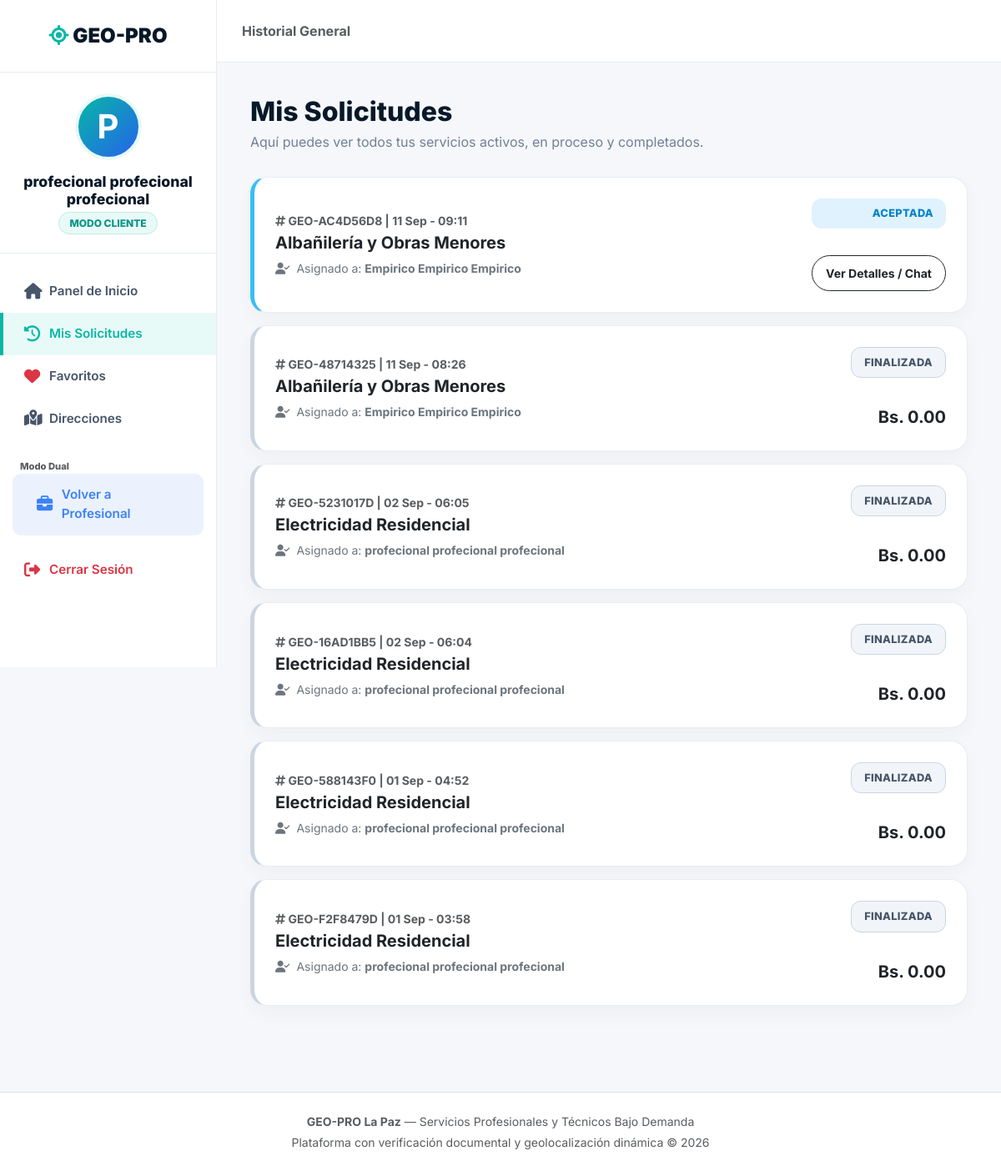
Page /public/cliente/historial (signed in) on the committed database.
### tables this page shows
CREATE TABLE `solicitudes_servicio` (
  `id_solicitud` int(11) NOT NULL,
  `codigo_seguimiento` varchar(20) NOT NULL,
  `id_cliente` int(11) NOT NULL,
  `id_profesional` int(11) NOT NULL,
  `descripcion_problema` text NOT NULL,
  `direccion_servicio` varchar(255) NOT NULL,
  `macrodistrito` enum('ZONA_SUR','SOPOCACHI','CENTRO','MIRAFLORES','SAN_PEDRO','COTAHUMA','PERIFERICA','EL_ALTO') NOT NULL,
  `zona` varchar(100) NOT NULL,
  `latitud_destino` decimal(10,8) NOT NULL,
  `longitud_destino` decimal(11,8) NOT NULL,
  `estado_servicio` enum('PENDIENTE','ACEPTADA','EN_CAMINO','EN_PROCESO','FINALIZADA','CANCELADA') NOT NULL DEFAULT 'PENDIENTE',
  `precio_acordado` decimal(10,2) DEFAULT NULL,
  `tiempo_estimado_llegada_min` int(11) DEFAULT NULL,
  `motivo_cancelacion` varchar(255) DEFAULT NULL,
  `fecha_solicitud` timestamp NOT NULL DEFAULT current_timestamp(),
  `fecha_inicio_atencion` timestamp NULL DEFAULT NULL,
  `fecha_finalizacion` timestamp NULL DEFAULT NULL
);

CREATE TABLE `categorias` (
  `id_categoria` int(11) NOT NULL,
  `nombre_categoria` varchar(100) NOT NULL,
  `slug` varchar(120) NOT NULL,
  `descripcion` text DEFAULT NULL,
  `tipo_clasificacion` enum('TECNICO','EMPIRICO_OFICIO','AMBOS') NOT NULL DEFAULT 'AMBOS',
  `icono_fa` varchar(50) DEFAULT 'fa-solid fa-wrench',
  `estado` tinyint(1) NOT NULL DEFAULT 1,
  `fecha_creacion` timestamp NOT NULL DEFAULT current_timestamp()
);

CREATE TABLE `usuarios` (
  `id_usuario` int(11) NOT NULL,
  `id_rol` int(11) NOT NULL,
  `nombre` varchar(100) NOT NULL,
  `apellido` varchar(100) NOT NULL,
  `correo` varchar(120) NOT NULL,
  `celular` varchar(20) NOT NULL,
  `password` varchar(255) NOT NULL,
  `foto_perfil` varchar(255) DEFAULT NULL,
  `estado` enum('ACTIVO','INACTIVO','BLOQUEADO') NOT NULL DEFAULT 'ACTIVO',
  `token_recuperacion` varchar(255) DEFAULT NULL,
  `fecha_registro` timestamp NOT NULL DEFAULT current_timestamp()
);

### app/controllers/ClienteController.php (called while the page is built, shortened)
<?php
class ClienteController extends Controller {
    public function historial() {
        $idUsuario = (int) $_SESSION['user_id'];
        $db = Database::getInstance()->getConnection();
        $stmtC = $db->prepare("SELECT id_cliente FROM clientes WHERE id_usuario = :id_usuario");
        $stmtC->execute([':id_usuario' => $idUsuario]);
        $idCliente = $stmtC->fetchColumn();
        $pedidos = [];
        if ($idCliente) {
            $stmtSol = $db->prepare("
                SELECT s.*, c.nombre_categoria, u.nombre as prof_nombre, u.apellido as prof_apellido,
                       COALESCE(vw.promedio_estrellas, 5.0) AS promedio_estrellas
                FROM solicitudes_servicio s
                INNER JOIN profesionales p ON s.id_profesional = p.id_profesional
                INNER JOIN usuarios u ON p.id_usuario = u.id_usuario
                INNER JOIN categorias c ON p.id_categoria = c.id_categoria
                LEFT JOIN vw_metricas_profesionales vw ON p.id_profesional = vw.id_profesional
                WHERE s.id_cliente = :id_cliente
                ORDER BY s.fecha_solicitud DESC
            ");
            $stmtSol->execute([':id_cliente' => $idCliente]);
            $pedidos = $stmtSol->fetchAll(PDO::FETCH_ASSOC);
        }
        $this->view('cliente/historial', [
            'titulo' => 'GEO-PRO | Mis Solicitudes',
            'pedidos' => $pedidos
        ]);
    }
}

### public/index.php (called while the page is built, shortened)
<?php
$app = new Router();
$app->run();

### app/views/cliente/historial.php (the view, shortened to what this page needs)
<?php require_once "../app/views/layouts/header.php"; ?>
<div class="cli-wrapper">
    <aside class="cli-sidebar" id="cliSidebar">
        <div class="sidebar-brand"><i class="fa-solid fa-location-crosshairs" style="color:var(--geo-primary);"></i> GEO-PRO</div>
        <div class="sidebar-profile">
            <div class="sidebar-avatar"><?= strtoupper(substr($_SESSION['user_nombre'] ?? 'C', 0, 1)) ?></div>
            <h6><?= htmlspecialchars($_SESSION['user_nombre'] ?? 'Cliente') ?></h6>
            <span class="role-badge">Modo Cliente</span>
        </div>
        <ul class="sidebar-menu">
            <li><a href="<?= BASE_URL ?>/cliente/dashboard"><i class="fa-solid fa-house"></i> Panel de Inicio</a></li>
            <li><a href="<?= BASE_URL ?>/cliente/historial" class="active"><i class="fa-solid fa-clock-rotate-left"></i> Mis Solicitudes</a></li>
            <li><a href="<?= BASE_URL ?>/cliente/favoritos"><i class="fa-solid fa-heart text-danger"></i> Favoritos</a></li>
            <li><a href="<?= BASE_URL ?>/cliente/perfil"><i class="fa-solid fa-map-location-dot"></i> Direcciones</a></li>
            <?php if(isset($_SESSION['role_id']) && (int)$_SESSION['role_id'] === 3): ?>
                <li class="menu-title mt-4 px-4 text-muted" style="font-size:0.7rem; font-weight:800;">Modo Dual</li>
                <li>
                    <a href="<?= BASE_URL ?>/profesional/dashboard" style="background-color: rgba(59, 130, 246, 0.1); color: #3b82f6; border-radius: 10px; margin: 0 15px;">
                        <i class="fa-solid fa-briefcase"></i> Volver a Profesional
                    </a>
                </li>
            <?php endif; ?>
            <li><a href="<?= BASE_URL ?>/auth/logout" class="text-danger mt-3"><i class="fa-solid fa-right-from-bracket"></i> Cerrar Sesión</a></li>
        </ul>
    </aside>
    <main class="cli-main-content">
        <header class="cli-topbar">
            <div class="fw-bold text-muted">Historial General</div>
        </header>
        <div class="dashboard-content">
            <h2 class="page-title">Mis Solicitudes</h2>
            <p class="page-subtitle">Aquí puedes ver todos tus servicios activos, en proceso y completados.</p>
            <?php if (!empty($pedidos)): ?>
                <?php foreach ($pedidos as $p): ?>
                    <?php
                        $estado = $p['estado_servicio'];
                        $claseEstado = 'estado-finalizada';
                        $bordeIzquierdo = '#cbd5e1';
                        if($estado === 'ACEPTADA') { $claseEstado = 'estado-aceptada'; $bordeIzquierdo = '#38bdf8'; }
                    ?>
                    <div class="pedido-card" style="border-left: 5px solid <?= $bordeIzquierdo ?>;">
                        <div>
                            <div class="text-muted small fw-bold mb-1">
                                <i class="fa-solid fa-hashtag"></i> <?= htmlspecialchars($p['codigo_seguimiento']) ?> | <?= date('d M - H:i', strtotime($p['fecha_solicitud'])) ?>
                            </div>
                            <h5 class="fw-bold text-dark m-0"><?= htmlspecialchars($p['nombre_categoria']) ?></h5>
                            <?php if ($estado !== 'PENDIENTE'): ?>
                                <div class="mt-2 text-secondary small">
                                    <i class="fa-solid fa-user-check me-1"></i> Asignado a: <strong><?= htmlspecialchars($p['prof_nombre'] . ' ' . $p['prof_apellido']) ?></strong>
                                </div>
                            <?php else: ?>
                                <div class="mt-2 text-warning small fw-bold">
                                    <i class="fa-solid fa-spinner fa-spin me-1"></i> Esperando a que un técnico acepte...
                                </div>
                            <?php endif; ?>
                        </div>
                        <div class="text-end">
                            <div class="badge-estado <?= $claseEstado ?> mb-2">
                                <?= str_replace('_', ' ', $estado) ?>
                            </div>
                            <br>
                            <?php if($estado === 'FINALIZADA'): ?>
                                <strong class="text-dark fs-5">Bs. <?= number_format((float)$p['precio_acordado'], 2) ?></strong>
                            <?php else: ?>
                                <a href="<?= BASE_URL ?>/solicitud/detalle/<?= $p['id_solicitud'] ?>" class="btn btn-sm btn-outline-dark fw-bold rounded-pill px-3">
                                    Ver Detalles / Chat
                                </a>
                            <?php endif; ?>
                        </div>
                    </div>
                <?php endforeach; ?>
            <?php endif; ?>
        </div>
    </main>
</div>
<?php require_once "../app/views/layouts/footer.php"; ?>

### public/css/style.css (style rules this page uses)
:root { --geo-primary: #0A192F; --geo-accent: #00BFA6; --geo-accent-hover: #019985; --geo-bg: #F4F7F6; --geo-card: #FFFFFF; --geo-text: #2D3748; }
body { font-family: 'Inter', sans-serif; background-color: var(--geo-bg); color: var(--geo-text); -webkit-font-smoothing: antialiased; }
.btn { border-radius: 12px; font-weight: 600; padding: 10px 20px; transition: all 0.3s ease; }
.badge-estado { padding: 6px 12px; border-radius: 12px; font-size: 0.75rem; font-weight: 600; letter-spacing: 0.3px; }

### app/views/layouts/header.php (style rules this page uses)
:root { --geo-header-dark: #071827; --geo-header-dark-2: #0b2435; --geo-accent: #08c2b1; --geo-accent-dark: #07998d; --geo-header-text: #f8fafc; --geo-header-muted: #9eb0bd; --geo-border: rgba(255,255,255,.09); --geo-dropdown-shadow: 0 25px 70px rgba(3, 15, 27, .18), 0 5px 18px rgba(3, 15, 27, .08); }

### app/views/cliente/historial.php (style rules this page uses)
:root { --geo-dark: #071827; --geo-primary: #08b7a5; --geo-primary-dark: #079486; --geo-primary-soft: #e8faf7; --geo-blue: #2563eb; --geo-text: #172033; --geo-muted: #718096; --geo-bg: #f5f7fa; --geo-border: #e8edf2; }
body { background: var(--geo-bg) !important; color: var(--geo-text); font-family: 'Inter', sans-serif; overflow-x: hidden; margin: 0; }
.cli-wrapper { display: flex; width: 100%; min-height: 100vh; }
.cli-sidebar { width: 260px; background-color: #ffffff; border-right: 1px solid var(--geo-border); position: fixed; top: 0; left: 0; bottom: 0; height: 100vh; z-index: 1000; overflow-y: auto; padding-bottom: 50px; transition: transform 0.3s ease; }
.sidebar-brand { padding: 25px 20px; text-align: center; border-bottom: 1px solid var(--geo-border); color: var(--geo-dark); font-size: 1.5rem; font-weight: 900; }
.sidebar-profile { padding: 25px 20px; text-align: center; border-bottom: 1px solid var(--geo-border); }
.sidebar-avatar { width: 80px; height: 80px; border-radius: 50%; background: linear-gradient(135deg, var(--geo-primary), var(--geo-blue)); color: white; display: flex; align-items: center; justify-content: center; font-size: 2.5rem; font-weight: bold; margin: 0 auto 15px; border: 4px solid var(--geo-primary-soft); }
.sidebar-profile h6 { color: var(--geo-dark); font-weight: 800; margin-bottom: 5px; font-size: 1.1rem; }
.role-badge { background: var(--geo-primary-soft); color: var(--geo-primary-dark); padding: 5px 12px; border-radius: 20px; font-size: 0.75rem; font-weight: 800; text-transform: uppercase; border: 1px solid #c8ebe6; }
.sidebar-menu { padding: 20px 0; list-style: none; margin: 0; }
.sidebar-menu li a { display: flex; align-items: center; padding: 14px 25px; color: #475569; text-decoration: none; font-size: 0.95rem; font-weight: 600; transition: all 0.2s; border-left: 4px solid transparent; }
.sidebar-menu li a i { width: 30px; font-size: 1.2rem; }
.sidebar-menu li a.active { color: var(--geo-primary); background-color: var(--geo-primary-soft); border-left-color: var(--geo-primary); }
.cli-main-content { flex: 1; margin-left: 260px; min-width: 0; display: flex; flex-direction: column; }
.cli-topbar { background-color: #ffffff; height: 75px; display: flex; align-items: center; justify-content: space-between; padding: 0 30px; border-bottom: 1px solid var(--geo-border); position: sticky; top: 0; z-index: 999; }
.dashboard-content { padding: 40px; max-width: 1000px; margin: 0 auto; width: 100%; }
.page-title { font-weight: 800; color: var(--geo-dark); font-size: 2rem; margin-bottom: 5px; }
.page-subtitle { color: var(--geo-muted); font-size: 1rem; margin-bottom: 30px; }
.pedido-card { background: #fff; border-radius: 20px; padding: 25px; box-shadow: 0 10px 25px rgba(0,0,0,0.03); border: 1px solid var(--geo-border); margin-bottom: 15px; display: flex; justify-content: space-between; align-items: center; flex-wrap: wrap; gap: 15px; transition: transform 0.2s; }
.badge-estado { padding: 8px 15px; border-radius: 12px; font-weight: 800; font-size: 0.8rem; text-transform: uppercase; }
.estado-aceptada { background: #e0f2fe; color: #0284c7; }
.estado-finalizada { background: #f1f5f9; color: #475569; border: 1px solid #cbd5e1; }

### rows in the picture
solicitudes_servicio: codigo_seguimiento "GEO-AC4D56D8", fecha_solicitud "11 Sep - 09:11", categorias.nombre_categoria "Albañilería y Obras Menores", usuarios.nombre+apellido "Empirico Empirico Empirico", estado_servicio "ACEPTADA"
solicitudes_servicio: codigo_seguimiento "GEO-48714325", fecha_solicitud "11 Sep - 08:26", categorias.nombre_categoria "Albañilería y Obras Menores", usuarios.nombre+apellido "Empirico Empirico Empirico", estado_servicio "FINALIZADA", precio_acordado "0.00"
solicitudes_servicio: codigo_seguimiento "GEO-5231017D", fecha_solicitud "02 Sep - 06:05", categorias.nombre_categoria "Electricidad Residencial", usuarios.nombre+apellido "profecional profecional profecional", estado_servicio "FINALIZADA", precio_acordado "0.00"
solicitudes_servicio: codigo_seguimiento "GEO-16AD1BB5", fecha_solicitud "02 Sep - 06:04", categorias.nombre_categoria "Electricidad Residencial", usuarios.nombre+apellido "profecional profecional profecional", estado_servicio "FINALIZADA", precio_acordado "0.00"
solicitudes_servicio: codigo_seguimiento "GEO-588143F0", fecha_solicitud "01 Sep - 04:52", categorias.nombre_categoria "Electricidad Residencial", usuarios.nombre+apellido "profecional profecional profecional", estado_servicio "FINALIZADA", precio_acordado "0.00"
solicitudes_servicio: codigo_seguimiento "GEO-F2F8479D", fecha_solicitud "01 Sep - 03:58", categorias.nombre_categoria "Electricidad Residencial", usuarios.nombre+apellido "profecional profecional profecional", estado_servicio "FINALIZADA", precio_acordado "0.00"

### other values in the picture
substr($_SESSION['user_nombre'] ?? 'C', 0, 1) "P"
$_SESSION['user_nombre'] "profecional profecional profecional"
